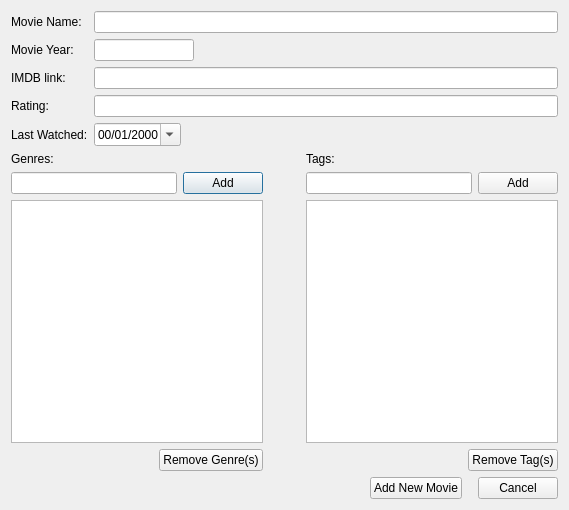
<?xml version="1.0" encoding="UTF-8"?>
<ui version="4.0">
 <class>AddNewMovieDialog</class>
 <widget class="QDialog" name="AddNewMovieDialog">
  <property name="geometry">
   <rect>
    <x>0</x>
    <y>0</y>
    <width>569</width>
    <height>510</height>
   </rect>
  </property>
  <property name="windowTitle">
   <string>Add New Movie</string>
  </property>
  <layout class="QVBoxLayout" name="verticalLayout_3">
   <item>
    <layout class="QFormLayout" name="formLayout">
     <property name="fieldGrowthPolicy">
      <enum>QFormLayout::ExpandingFieldsGrow</enum>
     </property>
     <item row="0" column="0">
      <widget class="QLabel" name="lblMovieName">
       <property name="text">
        <string>Movie Name:</string>
       </property>
      </widget>
     </item>
     <item row="0" column="1">
      <widget class="QLineEdit" name="leName"/>
     </item>
     <item row="1" column="0">
      <widget class="QLabel" name="label">
       <property name="text">
        <string>Movie Year:</string>
       </property>
      </widget>
     </item>
     <item row="1" column="1">
      <widget class="QLineEdit" name="leYear">
       <property name="maximumSize">
        <size>
         <width>100</width>
         <height>16777215</height>
        </size>
       </property>
      </widget>
     </item>
     <item row="2" column="0">
      <widget class="QLabel" name="label_2">
       <property name="text">
        <string>IMDB link:</string>
       </property>
      </widget>
     </item>
     <item row="2" column="1">
      <widget class="QLineEdit" name="leIMDB"/>
     </item>
     <item row="3" column="0">
      <widget class="QLabel" name="label_3">
       <property name="text">
        <string>Rating:</string>
       </property>
      </widget>
     </item>
     <item row="3" column="1">
      <widget class="QLineEdit" name="leRating"/>
     </item>
     <item row="4" column="0">
      <widget class="QLabel" name="label_4">
       <property name="text">
        <string>Last Watched:</string>
       </property>
      </widget>
     </item>
     <item row="4" column="1">
      <widget class="QDateEdit" name="deLastWatched">
       <property name="currentSection">
        <enum>QDateTimeEdit::NoSection</enum>
       </property>
       <property name="displayFormat">
        <string>mm/dd/yyyy</string>
       </property>
       <property name="calendarPopup">
        <bool>true</bool>
       </property>
      </widget>
     </item>
    </layout>
   </item>
   <item>
    <layout class="QHBoxLayout" name="horizontalLayout_5">
     <item>
      <layout class="QVBoxLayout" name="verticalLayout">
       <item>
        <widget class="QLabel" name="label_5">
         <property name="text">
          <string>Genres:</string>
         </property>
        </widget>
       </item>
       <item>
        <layout class="QHBoxLayout" name="horizontalLayout_2">
         <item>
          <widget class="QLineEdit" name="leNewGenre"/>
         </item>
         <item>
          <widget class="QPushButton" name="pbAddGenre">
           <property name="text">
            <string>Add</string>
           </property>
          </widget>
         </item>
        </layout>
       </item>
       <item>
        <widget class="QListWidget" name="lwGenreList"/>
       </item>
       <item>
        <layout class="QHBoxLayout" name="horizontalLayout">
         <item>
          <spacer name="horizontalSpacer">
           <property name="orientation">
            <enum>Qt::Horizontal</enum>
           </property>
           <property name="sizeHint" stdset="0">
            <size>
             <width>40</width>
             <height>20</height>
            </size>
           </property>
          </spacer>
         </item>
         <item>
          <widget class="QPushButton" name="pbRemoveSelectedGenre">
           <property name="text">
            <string>Remove Genre(s)</string>
           </property>
          </widget>
         </item>
        </layout>
       </item>
      </layout>
     </item>
     <item>
      <spacer name="horizontalSpacer_3">
       <property name="orientation">
        <enum>Qt::Horizontal</enum>
       </property>
       <property name="sizeHint" stdset="0">
        <size>
         <width>40</width>
         <height>20</height>
        </size>
       </property>
      </spacer>
     </item>
     <item>
      <layout class="QVBoxLayout" name="verticalLayout_2">
       <item>
        <widget class="QLabel" name="label_6">
         <property name="text">
          <string>Tags:</string>
         </property>
        </widget>
       </item>
       <item>
        <layout class="QHBoxLayout" name="horizontalLayout_3">
         <item>
          <widget class="QLineEdit" name="leNewTag"/>
         </item>
         <item>
          <widget class="QPushButton" name="pbAddTag">
           <property name="text">
            <string>Add</string>
           </property>
          </widget>
         </item>
        </layout>
       </item>
       <item>
        <widget class="QListWidget" name="lwTagList"/>
       </item>
       <item>
        <layout class="QHBoxLayout" name="horizontalLayout_4">
         <item>
          <spacer name="horizontalSpacer_2">
           <property name="orientation">
            <enum>Qt::Horizontal</enum>
           </property>
           <property name="sizeHint" stdset="0">
            <size>
             <width>40</width>
             <height>20</height>
            </size>
           </property>
          </spacer>
         </item>
         <item>
          <widget class="QPushButton" name="pbRemoveSelectedTags">
           <property name="text">
            <string>Remove Tag(s)</string>
           </property>
          </widget>
         </item>
        </layout>
       </item>
      </layout>
     </item>
    </layout>
   </item>
   <item>
    <layout class="QHBoxLayout" name="horizontalLayout_6">
     <item>
      <spacer name="horizontalSpacer_5">
       <property name="orientation">
        <enum>Qt::Horizontal</enum>
       </property>
       <property name="sizeHint" stdset="0">
        <size>
         <width>40</width>
         <height>20</height>
        </size>
       </property>
      </spacer>
     </item>
     <item>
      <widget class="QPushButton" name="pbAddNewMovie">
       <property name="text">
        <string>Add New Movie</string>
       </property>
      </widget>
     </item>
     <item>
      <spacer name="horizontalSpacer_4">
       <property name="orientation">
        <enum>Qt::Horizontal</enum>
       </property>
       <property name="sizeType">
        <enum>QSizePolicy::Minimum</enum>
       </property>
       <property name="sizeHint" stdset="0">
        <size>
         <width>10</width>
         <height>20</height>
        </size>
       </property>
      </spacer>
     </item>
     <item>
      <widget class="QPushButton" name="pbCancel">
       <property name="text">
        <string>Cancel</string>
       </property>
      </widget>
     </item>
    </layout>
   </item>
  </layout>
 </widget>
 <resources/>
 <connections/>
</ui>
